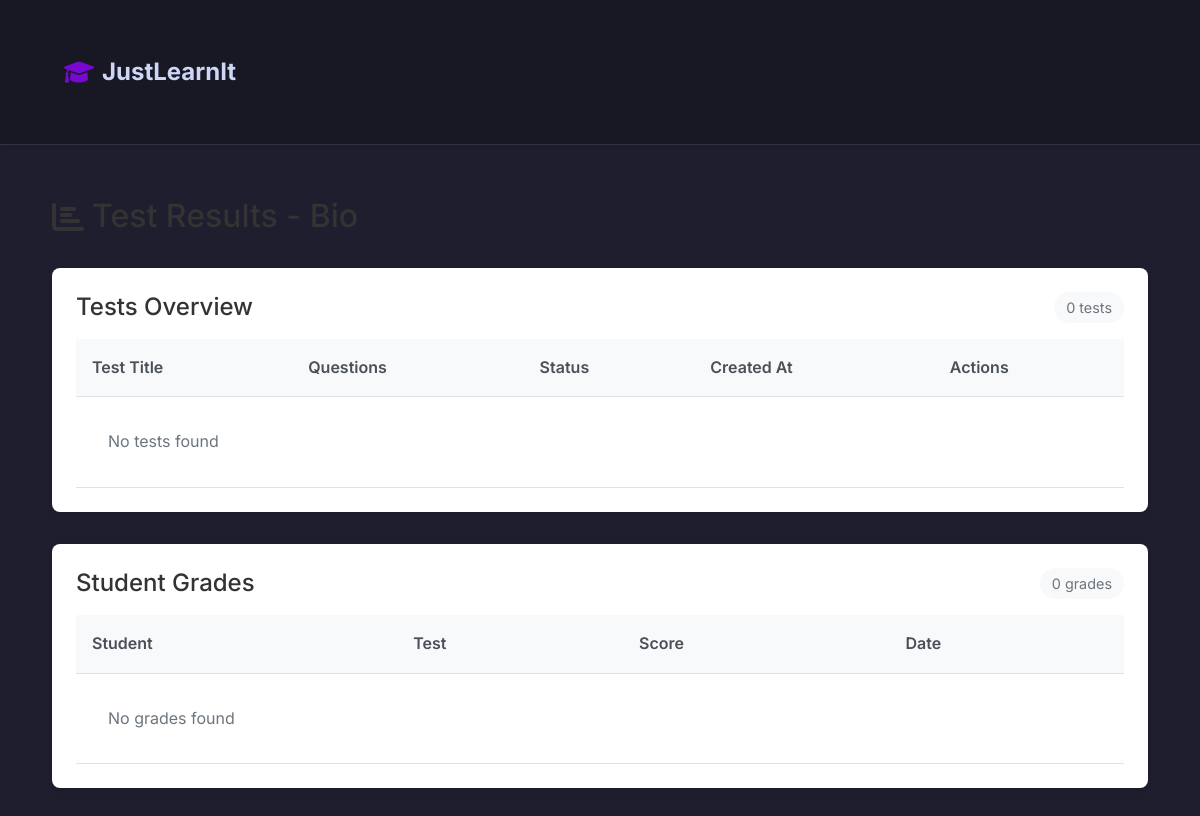
Page /studio/test-results/Bio (signed in) on the earlier database version.
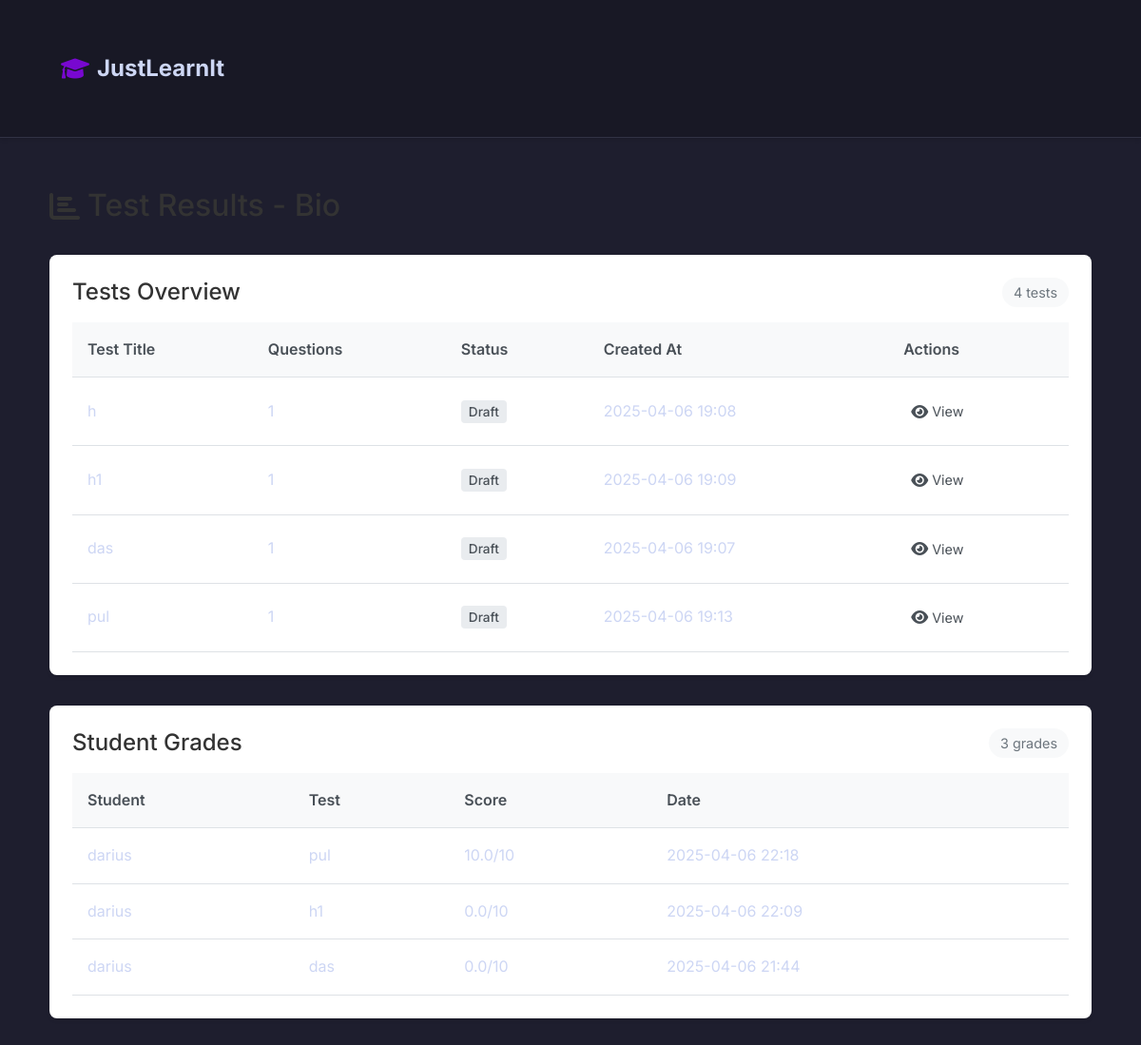
Same page on the later database version.
### models.py (models this page shows, shortened)
class User(db.Model, UserMixin):
    id = db.Column(db.Integer, primary_key=True)
    email = db.Column(db.String(120), unique=True, nullable=False)
    password = db.Column(db.String(120), nullable=False)
    name = db.Column(db.String(120), nullable=True)
    is_admin = db.Column(db.Boolean, default=False)
    user_type = db.Column(db.String(50), nullable=True)
    subject = db.Column(db.String(120), nullable=True)
    is_professor_approved = db.Column(db.Boolean, default=False)
    verification_token = db.Column(db.String(36), nullable=True)
    is_verified = db.Column(db.Boolean, default=False)
    last_login = db.Column(db.DateTime, nullable=True)
    session_id = db.Column(db.String(100))
    created_at = db.Column(db.DateTime, default=datetime.utcnow)
    lessons = db.relationship('Lesson', backref='author', lazy=True)
    tests = db.relationship('Test', backref='author', lazy=True)
    grades = db.relationship('Grade', backref='student', lazy=True)
    @property
    def is_authenticated(self):
        return True

### StudioPage/routes.py (the view, shortened to what this page needs)
@studio_bp.route('/test-results/<subject>')
@login_required
@require_professor
def view_test_results(subject):
    if subject not in SUBJECTS:
        flash('Invalid subject', 'error')
        return redirect(url_for('studio.dashboard'))
    tests = []
    test_dir = os.path.join(TESTE_DIR, subject, 'profesori', current_user.email)
    if os.path.exists(test_dir):
        for filename in os.listdir(test_dir):
            if filename.endswith('.json'):
                test_file = os.path.join(test_dir, filename)
                with open(test_file, 'r', encoding='utf-8') as f:
                    test_data = json.load(f)
                    tests.append({
                        'title': test_data['title'],
                        'created_at': datetime.fromisoformat(test_data['created_at']),
                        'questions': len(test_data['questions']),
                        'status': test_data.get('status', 'draft')
                    })
    grades = []
    results_dir = os.path.join(test_dir, 'results')
    if os.path.exists(results_dir):
        for filename in os.listdir(results_dir):
            if filename.endswith('.json'):
                result_file = os.path.join(results_dir, filename)
                with open(result_file, 'r', encoding='utf-8') as f:
                    result_data = json.load(f)
                    student = User.query.filter_by(email=result_data['student_email']).first()
                    if student:
                        grades.append({
                            'student': student,
                            'test_title': result_data['lesson_title'],
                            'score': result_data['score'],
                            'date': datetime.fromisoformat(result_data['timestamp'])
                        })
    grades_dir = os.path.join(INSTANCE_DIR, 'grades')
    unique_grades = {}
    for grade in grades:
        key = f"{grade['student'].email}_{grade['test_title']}"
        if key not in unique_grades or grade['date'] > unique_grades[key]['date']:
            unique_grades[key] = grade
    grades = list(unique_grades.values())
    grades.sort(key=lambda x: x['date'], reverse=True)
    return render_template('studio_test_results.html',
                         user=current_user,
                         subject=subject,
                         tests=tests,
                         grades=grades,
                         subjects=SUBJECTS)

### StudioPage/routes.py (called while the page is built)
def require_professor(f):
    @wraps(f)
    def decorated_function(*args, **kwargs):
        if not current_user.is_authenticated or current_user.user_type != 'profesor' or not current_user.is_professor_approved:
            flash('You must be an approved professor to access this page.', 'error')
            return redirect(url_for('landing.index'))
        return f(*args, **kwargs)
    return decorated_function

### app.py (called while the page is built)
@login_manager.user_loader
def load_user(user_id):
    user = User.query.get(int(user_id))
    if user and 'user_id' in session:
        user.last_login = datetime.utcnow()
        db.session.commit()
    return user

### Templates/studio_test_results.html (shortened to what this page needs)
{% extends "studio_base.html" %}
{% block content %}
<div class="studio-container">
    <div class="page-header">
        <h1><i class="fas fa-chart-bar"></i> Test Results - {{ subject }}</h1>
    </div>
    <div class="results-section">
        <div class="section-header">
            <h2>Tests Overview</h2>
            <span class="count-badge">{{ tests|length }} tests</span>
        </div>
        <div class="table-responsive">
            <table class="data-table">
                <thead>
                    <tr>
                        <th>Test Title</th>
                        <th>Questions</th>
                        <th>Status</th>
                        <th>Created At</th>
                        <th>Actions</th>
                    </tr>
                </thead>
                <tbody>
                    {% for test in tests %}
                    <tr>
                        <td>{{ test.title }}</td>
                        <td>{{ test.questions }}</td>
                        <td><span class="status-badge {{ test.status|lower }}">{{ test.status }}</span></td>
                        <td>{{ test.created_at.strftime('%Y-%m-%d %H:%M') }}</td>
                        <td>
                            <a href="{{ url_for('studio.view_test', subject=subject, test=test.title) }}" class="action-btn view">
                                <i class="fas fa-eye"></i> View
                            </a>
                        </td>
                    </tr>
                    {% else %}
                    <tr>
                        <td colspan="5" class="empty-state">No tests found</td>
                    </tr>
                    {% endfor %}
                </tbody>
            </table>
        </div>
    </div>
    <div class="results-section">
        <div class="section-header">
            <h2>Student Grades</h2>
            <span class="count-badge">{{ grades|length }} grades</span>
        </div>
        <div class="table-responsive">
            <table class="data-table">
                <thead>
                    <tr>
                        <th>Student</th>
                        <th>Test</th>
                        <th>Score</th>
                        <th>Date</th>
                    </tr>
                </thead>
                <tbody>
                    {% for grade in grades %}
                    <tr>
                        <td>{{ grade.student.name }}</td>
                        <td>{{ grade.test_title }}</td>
                        <td>{{ "%.1f"|format(grade.score) }}/10</td>
                        <td>{{ grade.date.strftime('%Y-%m-%d %H:%M') }}</td>
                    </tr>
                    {% else %}
                    <tr>
                        <td colspan="4" class="empty-state">No grades found</td>
                    </tr>
                    {% endfor %}
                </tbody>
            </table>
        </div>
    </div>
</div>
{% endblock %}

Differences in the rows shown:
now on this page (row edited): User: student.name "darius" "darius" "darius"
Other differences:
{{ tests|length }}: "0" → "4"
{{ grades|length }}: "0" → "3"
new list line: "h 1 Draft 2025-04-06 19:08 View"
new list line: "h1 1 Draft 2025-04-06 19:09 View"
new list line: "das 1 Draft 2025-04-06 19:07 View"
new list line: "pul 1 Draft 2025-04-06 19:13 View"
new list line: "pul 10.0 /10 2025-04-06 22:18"
new list line: "h1 0.0 /10 2025-04-06 22:09"
new list line: "das 0.0 /10 2025-04-06 21:44"
text no longer shown: "No tests found No grades found"
